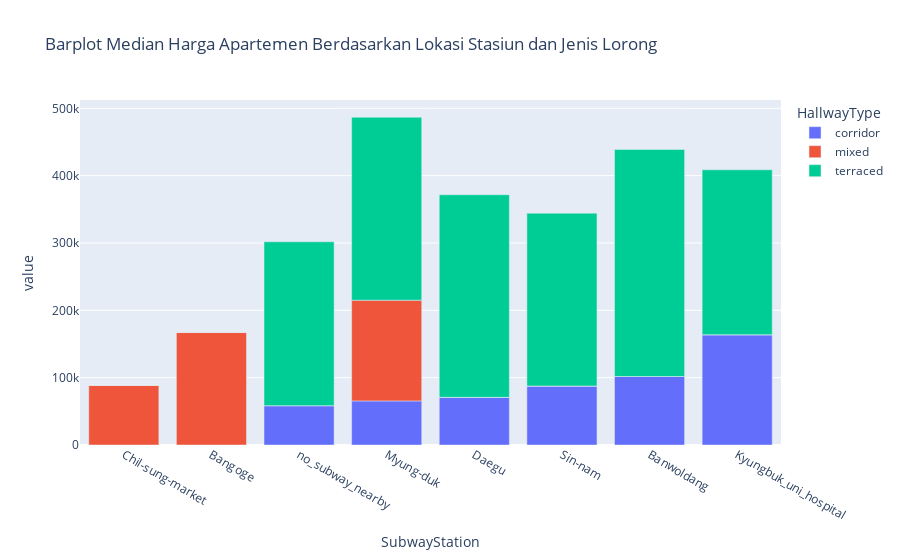

Source (notebook cell):
### Code cell
# Cek median tiap jenis hallway pada setiap lokasi properti
type_pivot = df.pivot_table(index='SubwayStation', columns='HallwayType', values='SalePrice', aggfunc='median')
type_pivot = type_pivot.fillna(0).sort_values(['corridor','mixed','terraced'])
display(type_pivot)

px.bar(
    type_pivot,
    title = 'Barplot Median Harga Apartemen Berdasarkan Lokasi Stasiun dan Jenis Lorong')

### Figure 1 — Plotly figure (JSON) as saved in the notebook; plotly's stock layout.template omitted (floating-point values rounded to 4 significant figures)
{"data": [{"alignmentgroup": "True", "hovertemplate": "HallwayType=corridor<br>SubwayStation=%{x}<br>value=%{y}<extra></extra>", "legendgroup": "corridor", "marker": {"color": "#636efa", "pattern": {"shape": ""}}, "name": "corridor", "offsetgroup": "corridor", "orientation": "v", "showlegend": true, "textposition": "auto", "type": "bar", "x": ["Chil-sung-market", "Bangoge", "no_subway_nearby", "Myung-duk", "Daegu", "Sin-nam", "Banwoldang", "Kyungbuk_uni_hospital"], "xaxis": "x", "y": [0, 0, 58407, 65486, 70796, 87610, 101769, 163716], "yaxis": "y"}, {"alignmentgroup": "True", "hovertemplate": "HallwayType=mixed<br>SubwayStation=%{x}<br>value=%{y}<extra></extra>", "legendgroup": "mixed", "marker": {"color": "#EF553B", "pattern": {"shape": ""}}, "name": "mixed", "offsetgroup": "mixed", "orientation": "v", "showlegend": true, "textposition": "auto", "type": "bar", "x": ["Chil-sung-market", "Bangoge", "no_subway_nearby", "Myung-duk", "Daegu", "Sin-nam", "Banwoldang", "Kyungbuk_uni_hospital"], "xaxis": "x", "y": [88495, 167035, 0, 149557, 0, 0, 0, 0], "yaxis": "y"}, {"alignmentgroup": "True", "hovertemplate": "HallwayType=terraced<br>SubwayStation=%{x}<br>value=%{y}<extra></extra>", "legendgroup": "terraced", "marker": {"color": "#00cc96", "pattern": {"shape": ""}}, "name": "terraced", "offsetgroup": "terraced", "orientation": "v", "showlegend": true, "textposition": "auto", "type": "bar", "x": ["Chil-sung-market", "Bangoge", "no_subway_nearby", "Myung-duk", "Daegu", "Sin-nam", "Banwoldang", "Kyungbuk_uni_hospital"], "xaxis": "x", "y": [0, 0, 243362, 271681, 300884, 256637, 337168, 244911], "yaxis": "y"}], "layout": {"barmode": "relative", "legend": {"title": {"text": "HallwayType"}, "tracegroupgap": 0}, "title": {"text": "Barplot Median Harga Apartemen Berdasarkan Lokasi Stasiun dan Jenis Lorong"}, "xaxis": {"anchor": "y", "domain": [0, 1], "title": {"text": "SubwayStation"}}, "yaxis": {"anchor": "x", "domain": [0, 1], "title": {"text": "value"}}}}
